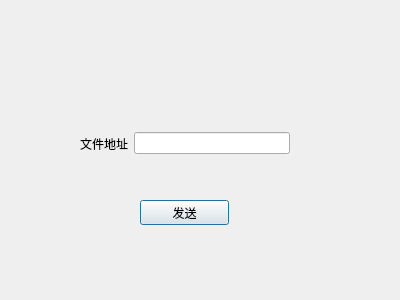
<?xml version="1.0" encoding="UTF-8"?>
<ui version="4.0">
 <class>file</class>
 <widget class="QDialog" name="file">
  <property name="geometry">
   <rect>
    <x>0</x>
    <y>0</y>
    <width>400</width>
    <height>300</height>
   </rect>
  </property>
  <property name="windowTitle">
   <string>Dialog</string>
  </property>
  <widget class="QWidget" name="widget" native="true">
   <property name="geometry">
    <rect>
     <x>10</x>
     <y>10</y>
     <width>381</width>
     <height>281</height>
    </rect>
   </property>
   <widget class="QPushButton" name="pushButton">
    <property name="geometry">
     <rect>
      <x>130</x>
      <y>190</y>
      <width>89</width>
      <height>25</height>
     </rect>
    </property>
    <property name="text">
     <string>发送</string>
    </property>
   </widget>
   <widget class="QWidget" name="">
    <property name="geometry">
     <rect>
      <x>70</x>
      <y>120</y>
      <width>210</width>
      <height>27</height>
     </rect>
    </property>
    <layout class="QHBoxLayout" name="horizontalLayout">
     <item>
      <widget class="QLabel" name="label">
       <property name="text">
        <string>文件地址</string>
       </property>
      </widget>
     </item>
     <item>
      <widget class="QLineEdit" name="lineEdit"/>
     </item>
    </layout>
   </widget>
  </widget>
 </widget>
 <resources/>
 <connections/>
</ui>
